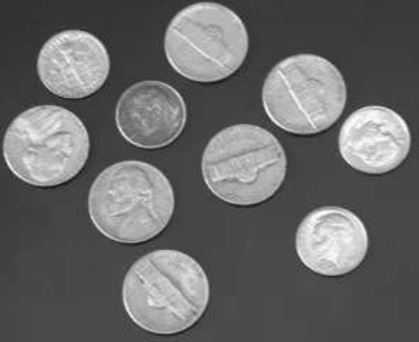
#> input picture 5.常用图像处理操作与项目/coin.JPG, 419 x 342 px, found by its file name
$ python coin_recognition.py
#> lines starting #> are read from the running program, lines starting #| are printed output that depends on the picture; after the words box and inside, x2 and y2 are one past the last pixel; in counts of white or black regions, pixels touching at a corner belong together
# !/usr/bin/env python3
# -*- coding: utf-8 -*-
# @Time : 2021/7/3 16:14
# @Author : firworkseasycold
# @Email : 1476094297@qq.com
# @File : coin_recognition.py
# @Software: PyCharm
import cv2
import matplotlib.pyplot as plt
import numpy as np

img=cv2.imread('coin.jpg')
#> img is the input picture: shape (342, 419, 3); min 19, max 255, mean 104.9
gray_img=cv2.cvtColor(img,cv2.COLOR_BGR2GRAY)
(thresh,output2)=cv2.threshold(gray_img,120,255,cv2.THRESH_BINARY)
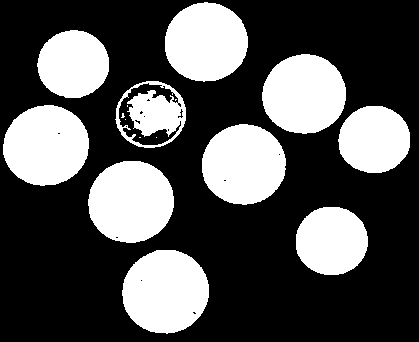
#> output2: shape (342, 419); 32.4% white; 16 white regions (6 under 20 px), largest, box (x1, y1, x2, y2) and area: (122, 250, 209, 334) 5707, (88, 161, 174, 243) 5547, (3, 105, 89, 186) 5434
output2=cv2.GaussianBlur(output2,(5,5),1)
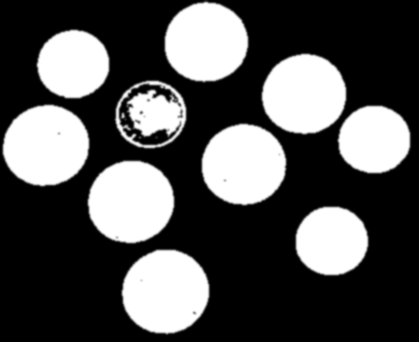
#> output2: shape (342, 419); min 0, max 255, mean 82.7
output2=cv2.Canny(output2,180,255)
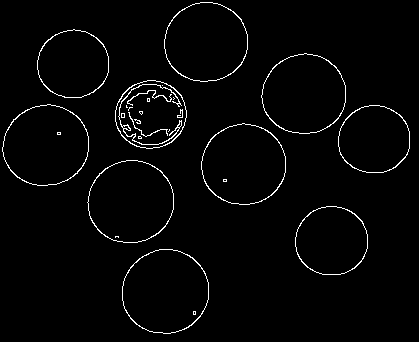
#> output2: shape (342, 419); 2.3% white in thin lines or dots
plt.imshow(output2,cmap=plt.get_cmap('gray'))
plt.show()
circles=cv2.HoughCircles(output2,#单通道图像
                         cv2.HOUGH_GRADIENT,#定义检测到圆的方法
                         1, #dp
                         20,#检测到圆的中心
                         param1=50,
                         param2=30,
                         minRadius=0,
                         maxRadius=100)
#> circles = [[305.5, 93.5, 40.5], [166.5, 290.5, 40.9], [130.5, 199.5, 41.6], [240.5, 164.5, 40.3], [149.5, 114.5, 35.1], [43.5, 145.5, 40.5], [204.5, 41.5, 40.3], [330.5, 239.5, 34.7], [68.5, 64.5, 33]]
print(circles)
#| [[[305.5  93.5  40.5]
#|   [166.5 290.5  40.9]
#|   [130.5 199.5  41.6]
#|   [240.5 164.5  40.3]
#|   [149.5 114.5  35.1]
#|   [ 43.5 145.5  40.5]
#|   [204.5  41.5  40.3]
#|   [330.5 239.5  34.7]
#|   [ 68.5  64.5  33. ]]]
if circles is None:
    print('未检测到圆，或者请修改霍夫圆检测函数的参数')
else:
    circles=np.uint16(np.around(circles))
#> circles = [[306, 94, 40], [166, 290, 41], [130, 200, 42], [240, 164, 40], [150, 114, 35], [44, 146, 40], [204, 42, 40], [330, 240, 35], [68, 64, 33]]
    for i in circles[0,:]:
        cv2.circle(img,(i[0],i[1]),i[2],(0,255,0),2) #画圆
        cv2.circle(img,(i[0],i[1]),2,(0,0,255),3) #画圆心
#> this loop made 9 passes
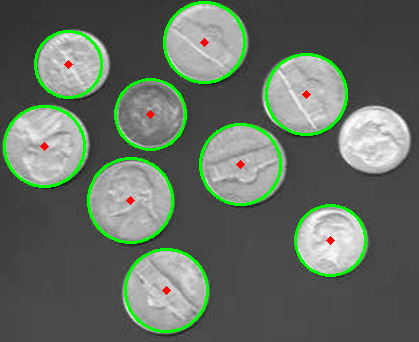
#> img: shape (342, 419, 3); 4.84% of pixels changed, all inside (x1, y1, x2, y2) = (3, 1, 367, 333)
    plt.imshow(img)
    plt.show()

$ run again, with 5.常用图像处理操作与项目/road.JPG copied over 5.常用图像处理操作与项目/coin.JPG
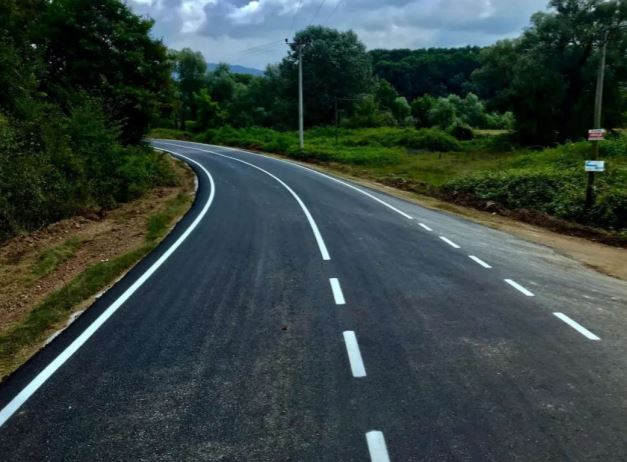
#> input picture 5.常用图像处理操作与项目/road.JPG, 627 x 462 px, found by its file name
#> img is the input picture: shape (462, 627, 3); mean B, G, R 63.4, 66.4, 53
#> `output2=cv2.Canny(output2,180,255)`:
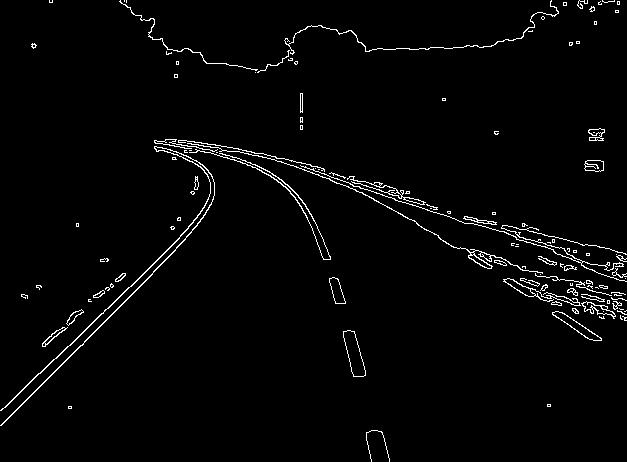
#> output2: shape (462, 627); 2.3% white in thin lines or dots
#> `circles=cv2.HoughCircles(output2,#单通道图像 cv2.HOUGH_GRADIENT,#定义检测到圆的方法 1,`: circles = [[532.5, 258.5, 27.5], [591.5, 213.5, 50.7], [592.5, 319.5, 19.4], [594.5, 284.5, 19.1], [599.5, 232.5, 33.8], [599.5, 257.5, 16]]
#| [[[532.5 258.5  27.5]
#|   [591.5 213.5  50.7]
#|   [592.5 319.5  19.4]
#|   [594.5 284.5  19.1]
#|   [599.5 232.5  33.8]
#|   [599.5 257.5  16. ]]]
#> `circles=np.uint16(np.around(circles))`: circles = [[532, 258, 28], [592, 214, 51], [592, 320, 19], [594, 284, 19], [600, 232, 34], [600, 258, 16]]
#> the loop `for i in circles[0,:]:` made 6 passes
#> after the loop `for i in circles[0,:]:`:
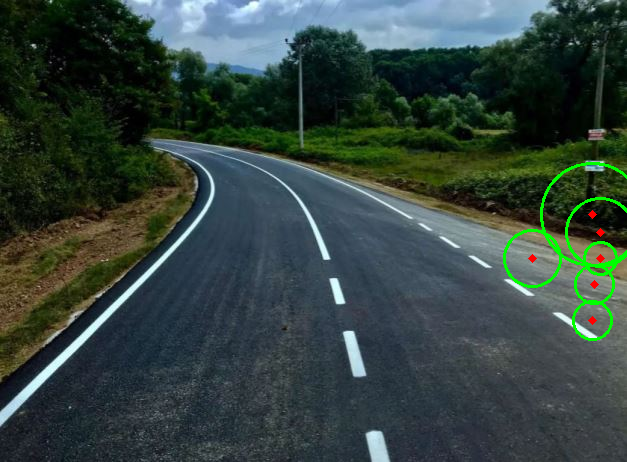
#> img: shape (462, 627, 3); 0.96% of pixels changed, all inside (x1, y1, x2, y2) = (503, 162, 627, 341)
